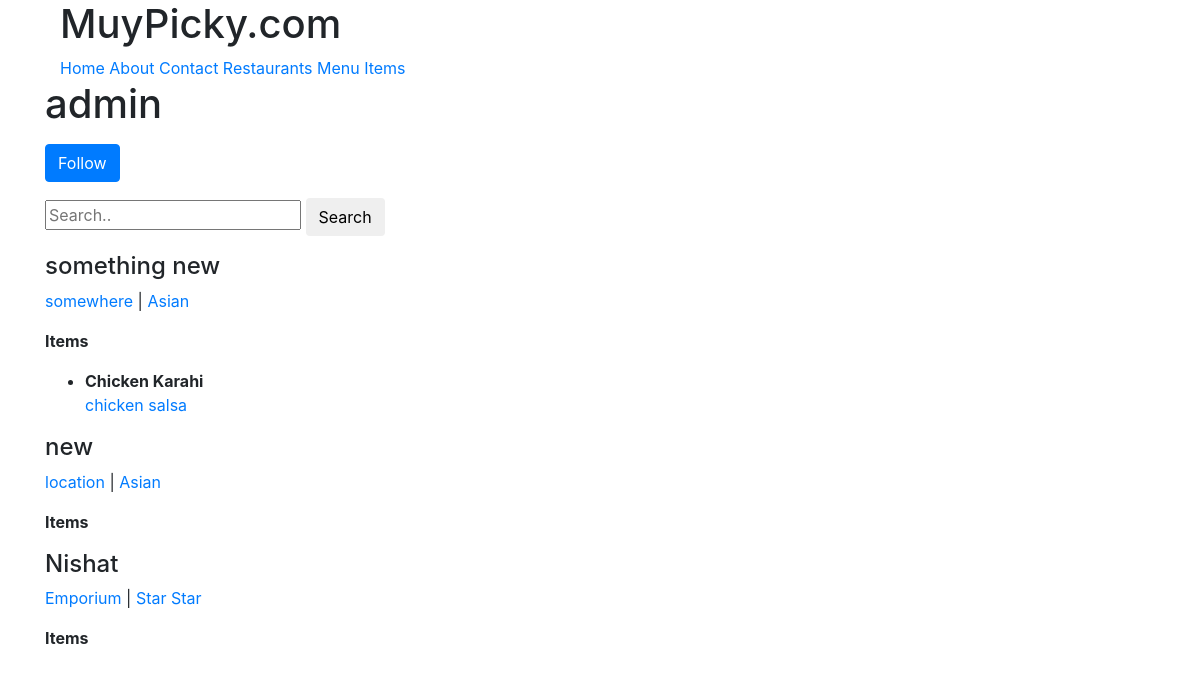
The app's page /u/admin/ (signed in) with its own data.
### restaurant/models.py (models this page shows, shortened)
class RestaurantLocation(models.Model):
	owner 		 = models.ForeignKey(User)
	name     	 = models.CharField(max_length=120)
	location     = models.CharField(max_length=120, null=True, blank=True)
	category     = models.CharField(max_length=120, null=True, blank=True)
	timestamp 	 = models.DateTimeField(auto_now_add=True)
	updated 	 = models.DateTimeField(auto_now=True)
	slug         = models.SlugField(null=True, blank=True)
	objects 	 = RestaurantLocationManager()
	@property
	def title(self):
		return self.name

### menus/models.py (models this page shows, shortened)
class Item(models.Model):
	user = models.ForeignKey(settings.AUTH_USER_MODEL)
	restaurant = models.ForeignKey(RestaurantLocation)
	name = models.CharField(max_length=120)
	contents = models.TextField(help_text='Separate each item by comma')
	excludes = models.TextField(blank=True, null=True, help_text='Separate each item by comma')
	public = models.BooleanField(default=True)
	timestamp = models.DateTimeField(auto_now_add=True)
	updated = models.DateTimeField(auto_now=True)
	class Meta:
		ordering = ['-updated', '-timestamp']
	def get_contents(self):
		return self.contents.split(",")

### profiles/views.py (the view)
# urls.py: url(r'^(?P<username>[\w-]+)/$', ProfileDetailView.as_view(), name='detail'),
class ProfileDetailView(DetailView):
	template_name = 'profiles/user_detail.html'
	def get_object(self):
		username = self.kwargs.get("username")
		if not username:
			raise Http404
		return get_object_or_404(User, username__iexact=username, is_active=True)
	def get_context_data(self, *args, **kwargs):
		context = super(ProfileDetailView, self).get_context_data(*args, **kwargs)
		user = context['user']
		is_following = False
		if user.profile in self.request.user.is_following.all():
			is_following = True
		context['is_following'] = is_following
		query = self.request.GET.get('q')
		items_exists = Item.objects.filter(user=user).exists()
		qs = RestaurantLocation.objects.filter(owner=user).search(query)
		if items_exists and qs.exists():
			context['locations'] = qs
		return context

### restaurant/models.py (called while the page is built, shortened)
	def search(self, query):
		return self

	def get_queryset(self):
		return RestaurantLocationQuerySet(self.model, using=self._db)

### profiles/templates/profiles/user_detail.html (shortened to what this page needs)
{% extends "base.html" %}
{% block content %}
<h1>{{user.username}}</h1>
<p>{% include 'profiles/snippet/follow_form.html' with username=user.username is_following=is_following%}</p>
<form class="form" method="GET" action=".">
<input type="text" placeholder="Search.." name="q" value="{{request.GET.q}}">
<button class='btn btn-default' type='submit'> Search</button>
</form>
{% if locations %}
{% for rest in locations %}
	<div class="row">
		<div class="col-sm-12">
			<div class="thumbnail">
				<h4>{{rest.title}}</h4>
				<a href='{{request.path}}?q={{ rest.location }}'>
				{{ rest.location }}</a>
				 |
				<a href='{{request.path}}?q={{ rest.category }}'>
				{{ rest.category }}</a>
					<p>
					<b>Items</b>
						<ul>
							{% for item in rest.item_set.all %}
								<li style="margin-bottom: 15px;">
								<b>{{ item.name }}</b><br/>
								{% for ing in item.get_contents%}
									<a href='{{request.path}}?q={{ ing }}'>{{ ing }}</a>
								{%endfor%}
								</li>
							{% endfor %}
						</ul>
					</p>
			</div>
		</div>
	</div>
{% endfor %}
{% else %}
	<p class="lead">No Items Found</p>
{% endif %}
{%endblock%}

### records on screen
RestaurantLocation: title "something new", location "somewhere", category "Asian"
Item: name "Chicken Karahi", get_contents "chicken" "salsa"
RestaurantLocation: title "new", location "location", category "Asian"
RestaurantLocation: title "Nishat", location "Emporium", category "Star Star"

### other values on screen
{{ user.username }} "admin"
